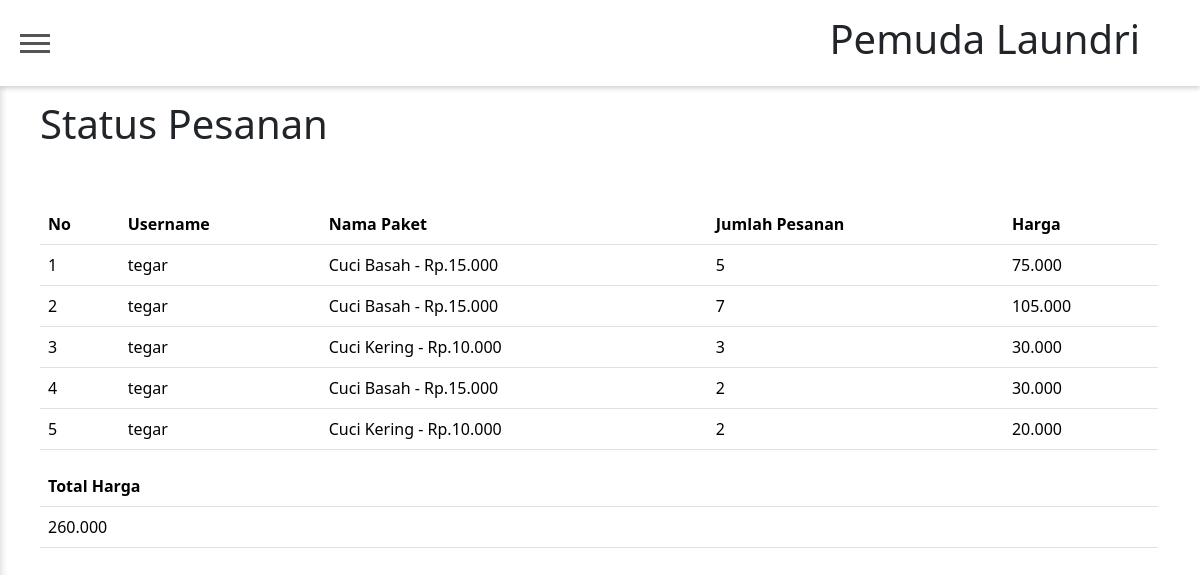
/admin/nota_detail.php?username=tegar, run on the app's committed database.
### tables this page shows
CREATE TABLE `nota` (
  `id` int(11) NOT NULL,
  `username` varchar(255) NOT NULL,
  `nama_paket` varchar(255) NOT NULL,
  `jumlah_pesanan` int(11) NOT NULL,
  `total_harga` int(11) NOT NULL,
  `keterangan` enum('proses','selesai') NOT NULL DEFAULT 'proses'
);

### admin/nota_detail.php (the view, shortened to what this page needs)
<?php
require_once '../config.php';
if (isset($_GET['username'])) {
    $username = $_GET['username'];
    $query = "SELECT username, nama_paket, jumlah_pesanan, total_harga FROM nota WHERE username = '$username'";
    $result = mysqli_query($connect, $query);
    if ($result) {
        if (mysqli_num_rows($result) > 0) {
            ?>
            <!DOCTYPE html>
            <html lang="en">
            <head>
                <link href="https://cdn.jsdelivr.net/npm/bootstrap@5.3.2/dist/css/bootstrap.min.css" rel="stylesheet"
>
            </head>
            <body>
                <header class="header">
                    <button type="button" class="toggle" id="toggle">
                        <span></span>
                    </button>
                    <h1>Pemuda Laundri</h1>
                </header>
                <div class="container">
                    <div class="box-header">
                        <h1>Status Pesanan</h1>
                        <br>
                    </div>
                    <br>
                    <table class="table">
                        <thead>
                            <tr>
                                <th>No</th>
                                <th>Username</th>
                                <th>Nama Paket</th>
                                <th>Jumlah Pesanan</th>
                                <th>Harga</th>
                            </tr>
                        </thead>
                        <tbody>
                            <?php
                            $no = 1;
                            $totalHarga = 0;
                            while ($row = mysqli_fetch_assoc($result)) {
                                ?>
                                <tr>
                                    <td>
                                        <?php echo $no++; ?>
                                    </td>
                                    <td>
                                        <?php echo $row['username']; ?>
                                    </td>
                                    <td>
                                        <?php echo $row['nama_paket']; ?>
                                    </td>
                                    <td>
                                        <?php echo $row['jumlah_pesanan']; ?>
                                    </td>
                                    <td>
                                        <?php echo number_format($row['total_harga'], 0, ',', '.'); ?>
                                    </td>
                                </tr>
                                <?php
                                $totalHarga += $row['total_harga'];
                            }
                            ?>
                        </tbody>
                    </table>
                    <table class="table">
                        <thead>
                            <tr>
                                <th>Total Harga</th>
                            </tr>
                        </thead>
                        <tbody>
                            <tr>
                                <td>
                                    <?php echo number_format($totalHarga, 0, ',', '.'); ?>
                                </td>
                            </tr>
                        </tbody>
                    </table>
                </div>
            </body>
            </html>
            <?php
        } else {
            echo "Data Nota tidak ditemukan.";
        }
    } else {
        echo "Error: " . mysqli_error($connect);
    }
} else {
    echo "Username tidak ditemukan.";
}
?>

### admin/nota_detail.php (style rules this page uses)
* { margin: 0; padding: 0; }
body { background-color: white; }
.header { background: #fff; box-shadow: 0 2px 5px rgba(0, 0, 0, 0.2); padding: 15px 20px; width: 100%; position: fixed; top: 0; left: 0; z-index: 9; display: flex; align-items: center; justify-content: space-between; padding-right: 20px; }
.toggle { background: transparent; border: none; width: 30px; height: 30px; cursor: pointer; outline: 0; }
.toggle span { width: 30px; height: 3px; background: #555; display: block; position: relative; cursor: pointer; }
.toggle span:before, .toggle span:after { content: ''; position: absolute; left: 0; width: 100%; height: 100%; background: #555; transition: all 0.3s ease-out; }
.toggle span:before { top: -8px; }
.toggle span:after { top: 8px; }
.header h1 { margin-right: 40px; }
.container { padding-top: 100px; padding-left: 10px; }

### data on the page
nota: username "tegar", nama_paket "Cuci Basah - Rp.15.000", jumlah_pesanan "5", total_harga "75.000"
nota: username "tegar", nama_paket "Cuci Basah - Rp.15.000", jumlah_pesanan "7", total_harga "105.000"
nota: username "tegar", nama_paket "Cuci Kering - Rp.10.000", jumlah_pesanan "3", total_harga "30.000"
nota: username "tegar", nama_paket "Cuci Basah - Rp.15.000", jumlah_pesanan "2", total_harga "30.000"
nota: username "tegar", nama_paket "Cuci Kering - Rp.10.000", jumlah_pesanan "2", total_harga "20.000"

### other printed values
$totalHarga "260.000"
